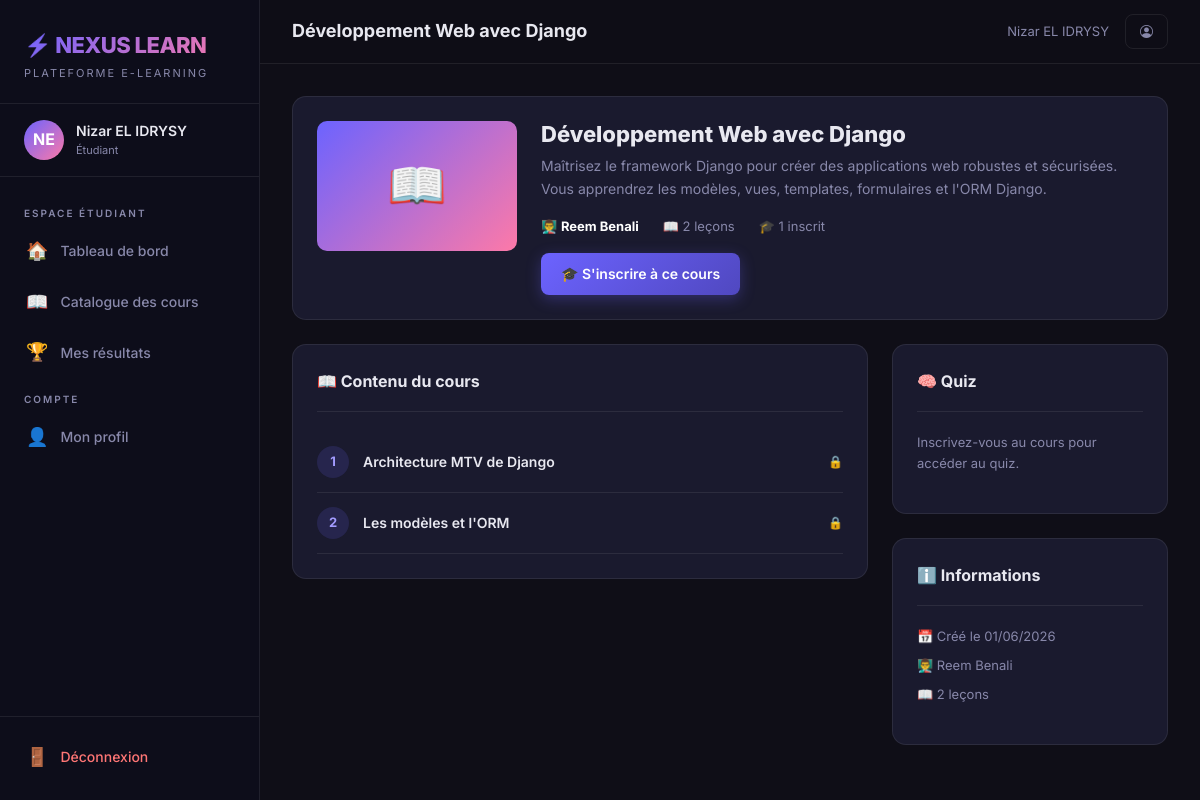
The app's page /cours/2/ (signed in), older data.
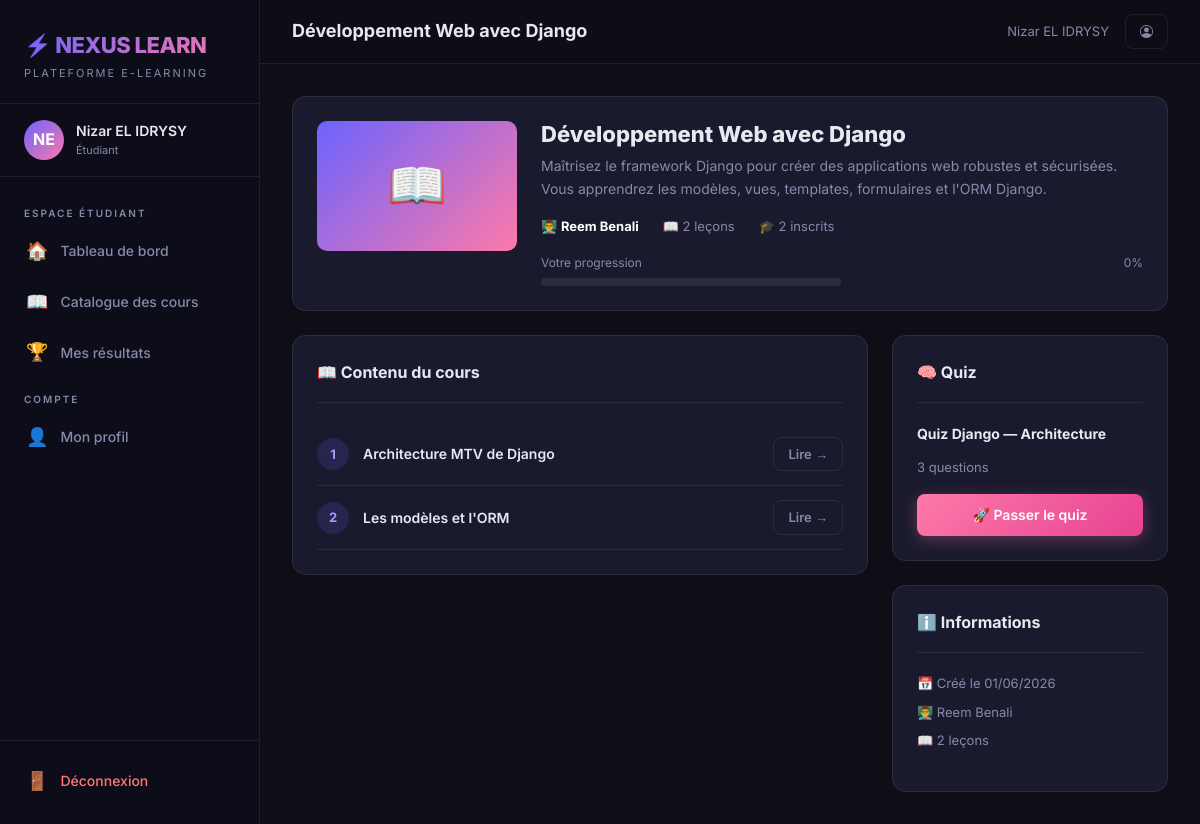
The same page, newer data.
### plateforme/models.py (models this page shows, shortened)
class Cours(models.Model):
    titre = models.CharField(max_length=200, verbose_name='Titre du cours')
    description = models.TextField(verbose_name='Description')
    enseignant = models.ForeignKey(
        User, on_delete=models.CASCADE, related_name='cours_enseignes',
        limit_choices_to={'profil__role': 'enseignant'}
    )
    image = models.ImageField(upload_to='cours/', blank=True, null=True, verbose_name='Image de couverture')
    date_creation = models.DateTimeField(default=timezone.now)
    est_publie = models.BooleanField(default=True, verbose_name='Publié')
    class Meta:
        verbose_name = 'Cours'
        verbose_name_plural = 'Cours'
        ordering = ['-date_creation']
    def nombre_inscrits(self):
        return self.inscriptions.count()

class Lecon(models.Model):
    cours = models.ForeignKey(Cours, on_delete=models.CASCADE, related_name='lecons')
    titre = models.CharField(max_length=200, verbose_name='Titre de la leçon')
    contenu = models.TextField(verbose_name='Contenu de la leçon')
    fichier = models.FileField(upload_to='lecons/', blank=True, null=True, verbose_name='Fichier PDF')
    ordre = models.PositiveIntegerField(default=1, verbose_name='Ordre')
    date_creation = models.DateTimeField(default=timezone.now)
    class Meta:
        verbose_name = 'Leçon'
        verbose_name_plural = 'Leçons'
        ordering = ['ordre']

class Inscription(models.Model):
    etudiant = models.ForeignKey(
        User, on_delete=models.CASCADE, related_name='inscriptions'
    )
    cours = models.ForeignKey(Cours, on_delete=models.CASCADE, related_name='inscriptions')
    date_inscription = models.DateTimeField(default=timezone.now)
    progression = models.PositiveIntegerField(default=0, verbose_name='Progression (%)')
    class Meta:
        verbose_name = 'Inscription'
        verbose_name_plural = 'Inscriptions'
        unique_together = ('etudiant', 'cours')

class Quiz(models.Model):
    cours = models.OneToOneField(Cours, on_delete=models.CASCADE, related_name='quiz')
    titre = models.CharField(max_length=200, verbose_name='Titre du quiz')
    date_creation = models.DateTimeField(default=timezone.now)
    class Meta:
        verbose_name = 'Quiz'
        verbose_name_plural = 'Quiz'
    def nombre_questions(self):
        return self.questions.count()

### plateforme/views.py (the view)
# urls.py: path('cours/<int:pk>/', views.vue_detail_cours_etudiant, name='detail_cours_etudiant'),
@role_requis('etudiant')
def vue_detail_cours_etudiant(request, pk):
    cours = get_object_or_404(Cours, pk=pk, est_publie=True)
    inscription = Inscription.objects.filter(etudiant=request.user, cours=cours).first()
    lecons = cours.lecons.all()
    quiz = getattr(cours, 'quiz', None)
    resultat = None
    if quiz:
        resultat = ResultatQuiz.objects.filter(etudiant=request.user, quiz=quiz).order_by('-date').first()
    return render(request, 'plateforme/detail_cours_etudiant.html', {
        'cours': cours,
        'inscription': inscription,
        'lecons': lecons,
        'quiz': quiz,
        'resultat': resultat,
    })

### plateforme/views.py (called while the page is built)
def role_requis(*roles):
    def decorator(view_func):
        @wraps(view_func)
        def _wrapped(request, *args, **kwargs):
            if not request.user.is_authenticated:
                return redirect('connexion')
            try:
                if request.user.profil.role not in roles:
                    messages.error(request, "Accès refusé : vous n'avez pas les droits nécessaires.")
                    return redirect('accueil')
            except ProfilUtilisateur.DoesNotExist:
                return redirect('connexion')
            return view_func(request, *args, **kwargs)
        return _wrapped
    return decorator

### templates/plateforme/detail_cours_etudiant.html (shortened to what the changed rows need)
{% extends 'plateforme/base.html' %}
{% block page_title %}{{ cours.titre }}{% endblock %}
{% block contenu %}
<div class="nx-card mb-4">
  <div style="display:flex; gap:24px; align-items:flex-start; flex-wrap:wrap;">
    <div style="flex:1;">
      <h1 style="font-size:22px; font-weight:800; margin-bottom:8px;">{{ cours.titre }}</h1>
      <p style="color:var(--text-muted); font-size:14px; margin-bottom:16px;">{{ cours.description }}</p>
      <div class="d-flex gap-4" style="font-size:13px; color:var(--text-muted); flex-wrap:wrap;">
        <span>👨‍🏫 <strong style="color:white;">{{ cours.enseignant.get_full_name|default:cours.enseignant.username }}</strong></span>
        <span>📖 {{ lecons|length }} leçon{{ lecons|length|pluralize }}</span>
        <span>🎓 {{ cours.nombre_inscrits }} inscrit{{ cours.nombre_inscrits|pluralize }}</span>
      </div>
      {% if inscription %}
      <div style="margin-top:16px;">
        <div style="display:flex; justify-content:space-between; font-size:12px; color:var(--text-muted); margin-bottom:6px;">
          <span>Votre progression</span><span>{{ inscription.progression }}%</span>
        </div>
        <div class="nx-progress" style="max-width:300px;">
        </div>
      </div>
      {% else %}
      <a href="{% url 'sinscrire_cours' cours.pk %}" class="btn-nx btn-nx-primary mt-3">
        🎓 S'inscrire à ce cours
      </a>
      {% endif %}
    </div>
  </div>
</div>
<div class="row g-4">
  <div class="col-lg-8">
    <div class="nx-card">
      {% if lecons %}
        {% for lecon in lecons %}
        <div style="display:flex; align-items:center; gap:14px; padding:14px 0; border-bottom:1px solid var(--border);">
          <div style="width:32px; height:32px; border-radius:50%; background:rgba(108,99,255,0.15);
               display:flex; align-items:center; justify-content:center; font-size:13px; font-weight:700;
               color:var(--primary-light); flex-shrink:0;">
            {{ lecon.ordre }}
          </div>
          <div style="flex:1;">
            <div style="font-weight:600; font-size:14px;">{{ lecon.titre }}</div>
          </div>
          {% if inscription %}
          <a href="{% url 'lecon' lecon.pk %}" class="btn-nx btn-nx-ghost btn-nx-sm">Lire →</a>
          {% else %}
          <span style="font-size:12px; color:var(--text-muted);">🔒</span>
          {% endif %}
        </div>
        {% endfor %}
      {% else %}
        <p style="text-align:center; padding:32px 0; color:var(--text-muted);">Aucune leçon disponible pour ce cours.</p>
      {% endif %}
    </div>
  </div>
  <div class="col-lg-4">
    <div class="nx-card mb-4">
      <div class="nx-card-header">
        <span class="nx-card-title">🧠 Quiz</span>
      </div>
      {% if quiz and inscription %}
        <p style="font-size:14px; margin-bottom:12px;"><strong>{{ quiz.titre }}</strong></p>
        <p style="font-size:13px; color:var(--text-muted); margin-bottom:16px;">{{ quiz.nombre_questions }} question{{ quiz.nombre_questions|pluralize }}</p>
        <a href="{% url 'passer_quiz' quiz.pk %}" class="btn-nx btn-nx-accent" style="width:100%; justify-content:center;">
          🚀 {% if resultat %}Repasser le quiz{% else %}Passer le quiz{% endif %}
        </a>
      {% elif not inscription %}
        <p style="color:var(--text-muted); font-size:13px;">Inscrivez-vous au cours pour accéder au quiz.</p>
      {% else %}
        <p style="color:var(--text-muted); font-size:13px;">Aucun quiz pour ce cours.</p>
      {% endif %}
    </div>
    <div class="nx-card">
      <div style="font-size:13px; color:var(--text-muted);">
        <p style="margin-bottom:8px;">📅 Créé le {{ cours.date_creation|date:"d/m/Y" }}</p>
        <p style="margin-bottom:8px;">👨‍🏫 {{ cours.enseignant.get_full_name|default:cours.enseignant.username }}</p>
        <p>📖 {{ lecons|length }} leçon{{ lecons|length|pluralize }}</p>
      </div>
    </div>
  </div>
</div>
{% endblock %}

Row changes from the older to the newer data that the page shows:
computed for Cours "Développement Web avec Django": nombre_inscrits "1" → "2"
added Inscription: progression "0"
computed for Lecon "Architecture MTV de Django": text "🔒" → "Lire →"
computed for Lecon "Les modèles et l'ORM": text "🔒" → "Lire →"
now on this page (row unchanged): Quiz: titre "Quiz Django — Architecture", nombre_questions "3"
Text that changed along with them:
text no longer shown: "🎓 S'inscrire à ce cours Inscrivez-vous au cours pour accéder au quiz."
text now shown: "Votre progression % question 🚀 Passer le quiz"
